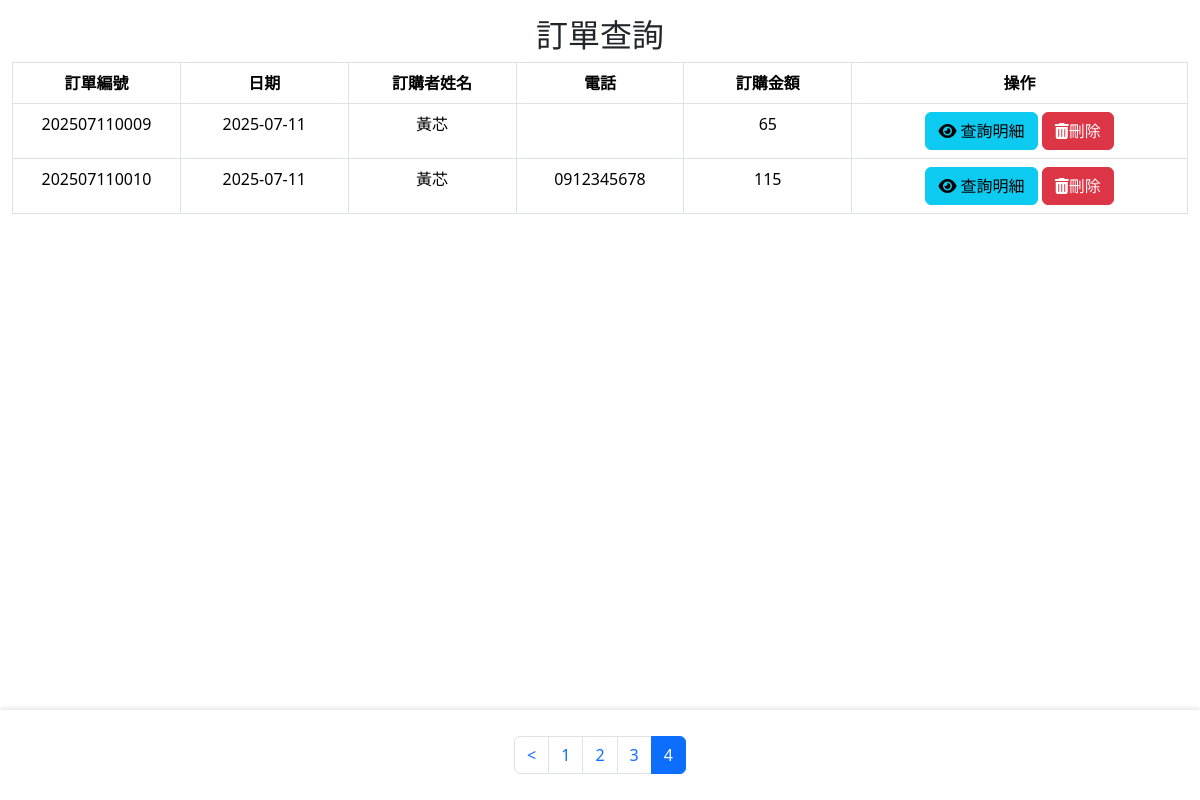
The page /backend/zbd_query_order.php?p=4 on the database as committed earlier.
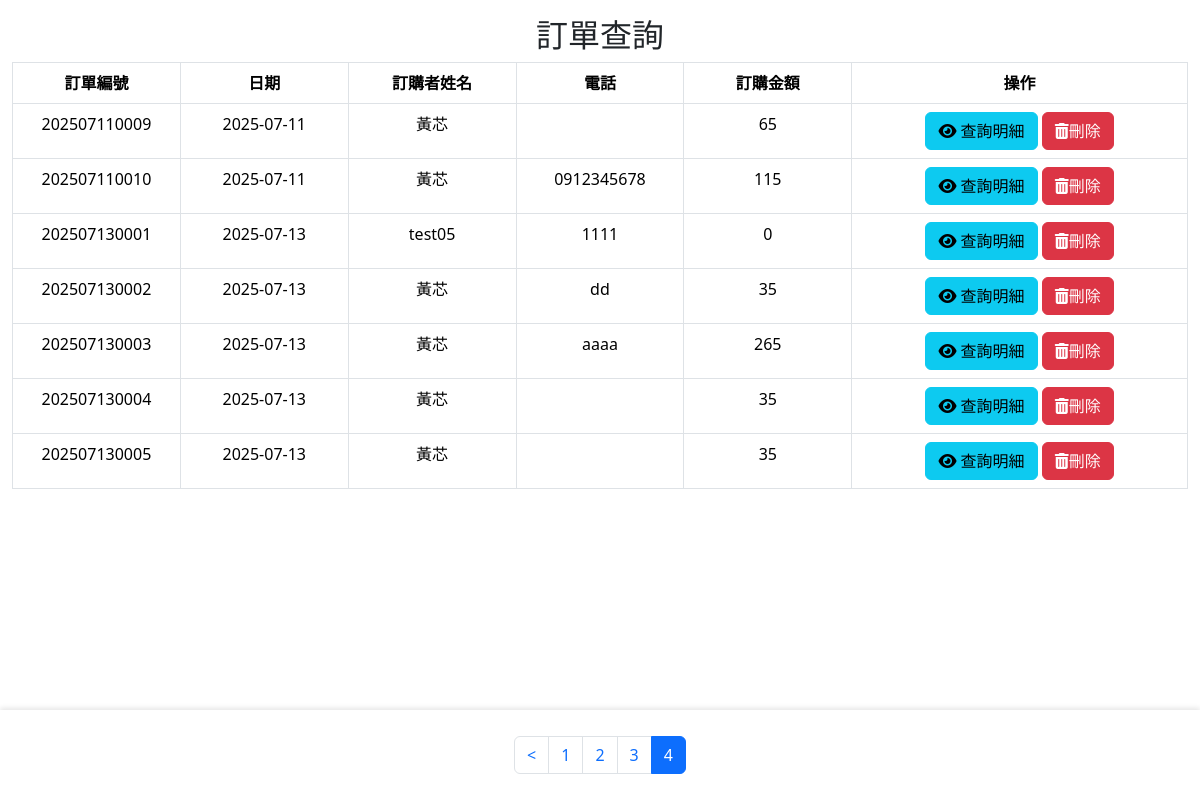
The same page on the database as committed later.
### tables this page shows
CREATE TABLE `order1` (
  `id` int(10) UNSIGNED NOT NULL,
  `date1` date NOT NULL,
  `or_no` varchar(20) NOT NULL,
  `acc` text NOT NULL,
  `name` text NOT NULL,
  `amt` int(11) NOT NULL DEFAULT 0,
  `tel` varchar(20) NOT NULL,
  `created_time` timestamp NOT NULL DEFAULT current_timestamp(),
  `updated_time` timestamp NOT NULL DEFAULT current_timestamp() ON UPDATE current_timestamp()
);

### api/db.php (called while the page is built, shortened)
<?php
class DB{
  private $dsn="mysql:host=localhost;dbname=tieat;charset=utf8";
  private $pdo;
  private $table;
  function __construct($table)
  {
    $this->table=$table;
    $this->pdo=new PDO($this->dsn,'root','');
  }
  function all(...$arg){
   $sql="select * from $this->table ";
   if(isset($arg[0])){
     if(is_array($arg[0])){
        $tmp=$this->arraytosql($arg[0]);
        $sql.=" where ".join(" and ",$tmp);
     }else{
        $sql.=$arg[0];
     }
   }
   return $this->pdo->query($sql)->fetchAll(PDO::FETCH_ASSOC);
  }
}
?>

### backend/zbd_query_order.php (the view, shortened to what this page needs)
<?php
 include_once "../api/db.php";
?>
<!DOCTYPE html>
<html lang="en">
<head>
    <link rel="stylesheet" href="https://cdnjs.cloudflare.com/ajax/libs/bootstrap/5.3.7/css/bootstrap.min.css"
 />
</head>
<body>
    <?php include 'bd_header.php';?>
    <main>
        <div class="container-fluid mt-3">
            <h2 class="text-center">訂單查詢</h2>
            <?php $table='order1'?>
            <table class="table table-bordered table-hover table-fixed">
                <thead>
                    <tr>
                        <th style="width: 10%;">訂單編號</th>
                        <th style="width: 10%;">日期</th>
                        <th style="width: 10%;">訂購者姓名</th>
                        <th style="width: 10%;">電話</th>
                        <th style="width: 10%;">訂購金額</th>
                        <th style="width: 20%;">操作</th>
                    </tr>
                </thead>
                <tbody>
                    <?php
                     $all=count(${ucfirst($table)}->all());
                     $div=8;
                     $pages=ceil($all/$div);
                     $now=$_GET['p']??1;
                     $start=($now-1)*$div;
                     $rows=${ucfirst($table)}->all(" limit $start,$div");
                     foreach ($rows as $row):
                    ?>
                    <tr>
                        <td><?=$row['or_no'];?></td>
                        <td><?=$row['date1'];?></td>
                        <td><?=$row['name'];?></td>
                        <td><?=$row['tel'];?></td>
                        <td><?=$row['amt'];?></td>
                        <td>
                            <button class="btn btn-info view-details" data-bs-toggle="modal" data-bs-target="#orderModal"
                                data-or-no="<?=$row['or_no'];?>">
                                <i class="fa-solid fa-eye"></i> 查詢明細
                            </button>
                            <a class="btn btn-danger" href="../api/delete.php?id=<?=$row['id'];?>&table=<?=$table;?>"><i
                                    class="fa-solid fa-trash-can"></i>刪除</a>
                        </td>
                    </tr>
                    <?php
                    endforeach;
                    ?>
                </tbody>
            </table>
            <div class="fixed-footer">
                <div class="container mt-3">
                    <ul class="pagination justify-content-center">
                        <?php if($now-1>0): ?>
                         <li class="page-item"><a class="page-link" href="?p=<?=$now-1;?>"><</a></li>
                        <?php endif ;?>
                        <?php for($i=1;$i<=$pages;$i++): ?>
                         <li class="page-item <?=($now==$i)?'active':'';?>"><a class="page-link"
                                href="?p=<?=$i;?>"><?=$i;?></a></li>
                        <?php endfor;?>
                    </ul>
                </div>
            </div>
        </div>
    </main>
</body>
</html>

Rows that differ between the two databases and show on the page:
added order1: or_no "202507130001", date1 "2025-07-13", name "test05", tel "1111", amt "0"
added order1: or_no "202507130002", date1 "2025-07-13", name "黃芯", tel "dd", amt "35"
added order1: or_no "202507130003", date1 "2025-07-13", name "黃芯", tel "aaaa", amt "265"
added order1: or_no "202507130004", date1 "2025-07-13", name "黃芯", amt "35"
added order1: or_no "202507130005", date1 "2025-07-13", name "黃芯", amt "35"
